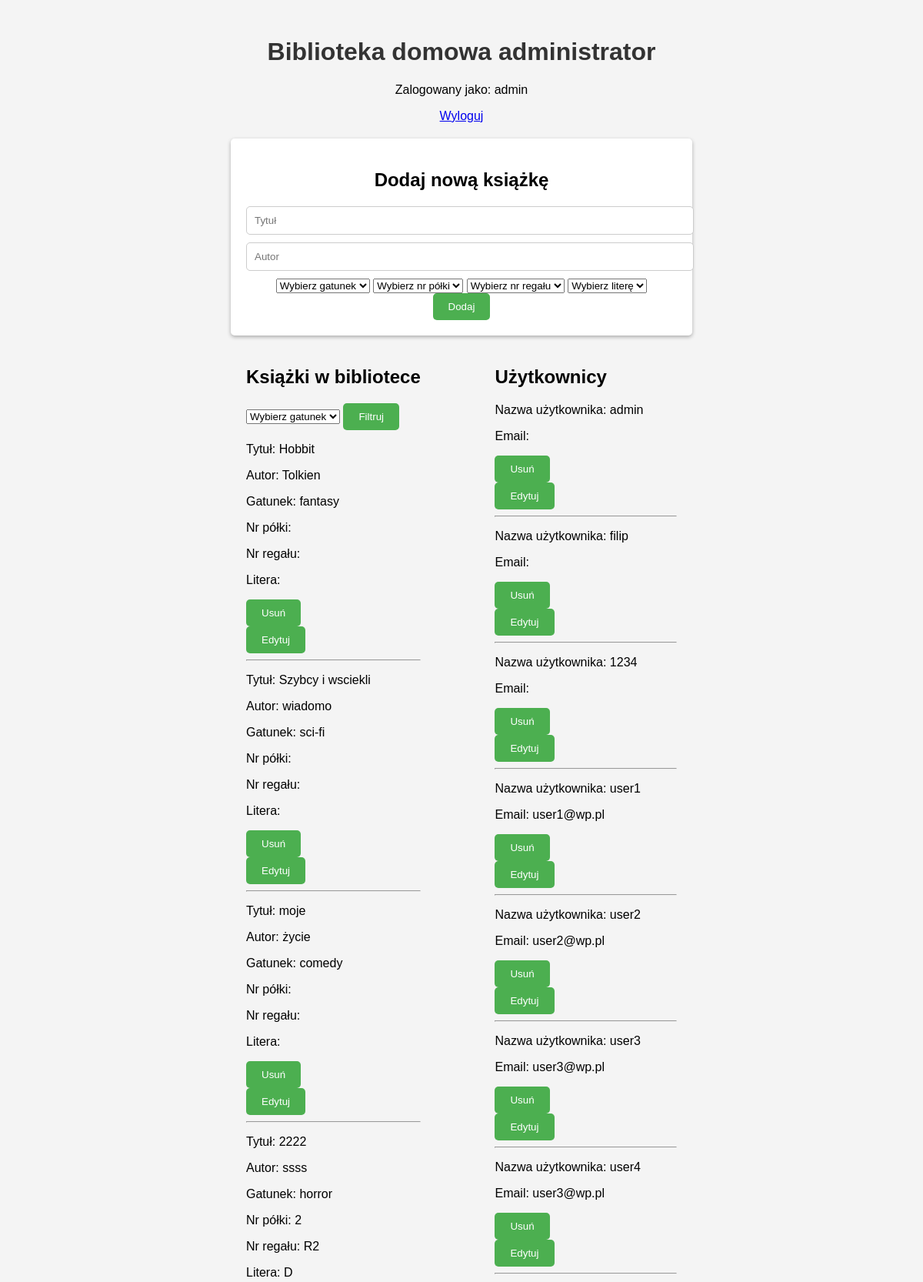
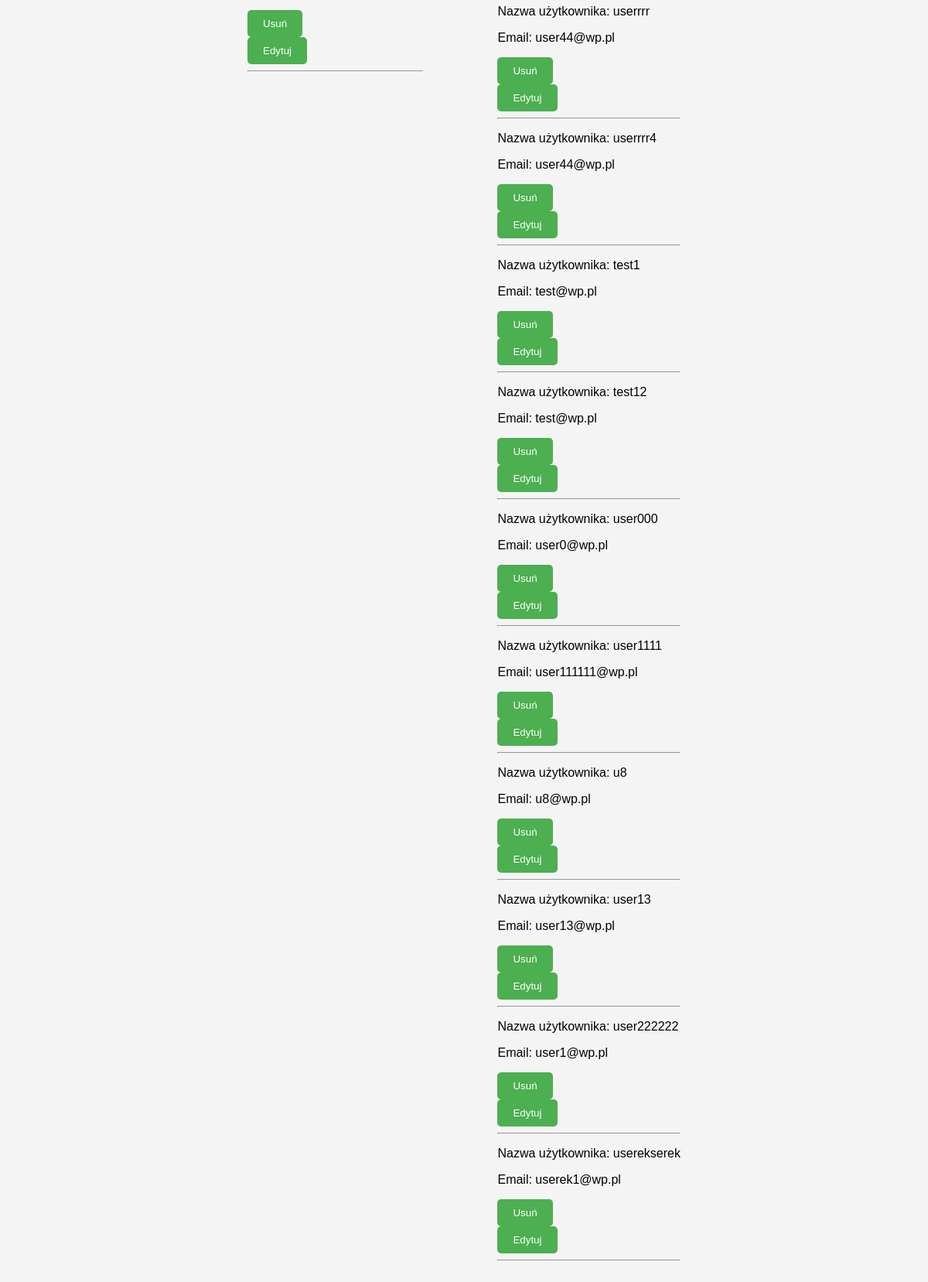
Page /library_admin.php (signed in) on the committed database (2 pictures, top to bottom).
### tables this page shows
CREATE TABLE `books` (
  `id` int(11) NOT NULL,
  `title` varchar(255) NOT NULL,
  `author` varchar(255) NOT NULL,
  `category` varchar(20) NOT NULL,
  `nr_polki` varchar(100) NOT NULL,
  `nr_regal` varchar(10) NOT NULL,
  `alphabet` varchar(5) NOT NULL
);

CREATE TABLE `users` (
  `id` int(11) NOT NULL,
  `username` varchar(255) NOT NULL,
  `email` varchar(60) NOT NULL,
  `password` varchar(255) NOT NULL,
  `role_id` tinyint(4) NOT NULL DEFAULT 1
);

### library_admin.php (the view, shortened to what this page needs)
<?php
$conn = new mysqli("localhost", "root", "", "library");
$sql = "SELECT * FROM books";
$result = $conn->query($sql);
$booksList = "";
if ($result->num_rows > 0) {
    while ($row = $result->fetch_assoc()) {
        $booksList .= "<p>Tytuł: " . $row["title"] . "</p>";
        $booksList .= "<p>Autor: " . $row["author"] . "</p>";
        $booksList .= "<p>Gatunek: " . $row["category"] . "</p>";
        $booksList .= "<p>Nr półki: " . $row["nr_polki"] . "</p>";
        $booksList .= "<p>Nr regału: " . $row["nr_regal"] . "</p>";
        $booksList .= "<p>Litera: " . $row["alphabet"] . "</p>";
        $booksList .= "<form action='library_admin.php' method='GET'>";
        $booksList .= "<input type='hidden' name='delete' value='" . $row["id"] . "'>";
        $booksList .= "<button type='submit' name='delete' >Usuń</button>";
        $booksList .= "</form>";
        $booksList .= "<button onclick='showEditForm(" . $row["id"] . ")'>Edytuj</button>";
        $booksList .= "<div id='edit-form-" . $row["id"] . "' style='display: none;'>";
        $booksList .= "<form action='library_admin.php' method='POST'>";
        $booksList .= "<input type='hidden' name='book-id' value='" . $row["id"] . "'>";
        $booksList .= "<input type='text' name='new-author' placeholder='Nowy autor'>";
        $booksList .= "<input type='text' name='new-title' placeholder='Nowy tytuł'>";
        $booksList .= "<select name='new-category'>";
        $booksList .= "<option value='' disabled selected>Wybierz gatunek</option>";
        $booksList .= "<option value='fantasy'>Fantasy</option>";
        $booksList .= "<option value='horror'>Horror</option>";
        $booksList .= "<option value='sci-fi'>Sci-fi</option>";
        $booksList .= "<option value='comedy'>Komedia</option>";
        $booksList .= "<option value='documentary'>Dokument</option>";
        $booksList .= "</select>";
        $booksList .= "<select name='new-nr_polki'>";
        $booksList .= "<option value='' disabled selected>Wybierz nr półki</option>";
        $booksList .= "<option value='1'>1</option>";
        $booksList .= "<option value='2'>2</option>";
        $booksList .= "<option value='3'>3</option>";
        $booksList .= "<option value='4'>4</option>";
        $booksList .= "<option value='5'>5</option>";
        $booksList .= "</select>";
        $booksList .= "<select name='new-nr_regal'>";
        $booksList .= "<option value='' disabled selected>Wybierz nr regału</option>";
        $booksList .= "<option value='R1'>R1</option>";
        $booksList .= "<option value='R2'>R2</option>";
        $booksList .= "<option value='R3'>R3</option>";
        $booksList .= "<option value='R4'>R4</option>";
        $booksList .= "<option value='R5'>R5</option>";
        $booksList .= "</select>";
        $booksList .= "<select name='new-alphabet'>";
        $booksList .= "<option value='' disabled selected>Wybierz litere</option>";
        $booksList .= "<option value='A'>A</option>";
        $booksList .= "<option value='B'>B</option>";
        $booksList .= "<option value='C'>C</option>";
        $booksList .= "<option value='D'>D</option>";
        $booksList .= "<option value='E'>E</option>";
        $booksList .= "</select>";
        $booksList .= "<button type='submit' name='edit'>Zapisz</button>";
        $booksList .= "</form>";
        $booksList .= "</div>";
        $booksList .= "<hr>";
    }
} else {
    $booksList = "Brak książek w bibliotece.";
}
$sql = "SELECT * FROM users";
$result = $conn->query($sql);
$usersList = "";
if ($result->num_rows > 0) {
    while ($row = $result->fetch_assoc()) {
        $usersList .= "<p>Nazwa użytkownika: " . $row["username"] . "</p>";
        $usersList .= "<p>Email: " . $row["email"] . "</p>";
        $usersList .= "<form action='library_admin.php?user_id=$row[id]' method='POST'>";
        $usersList .= "<input type='hidden' value='" . $row["id"] . "'>";
        $usersList .= "<button type='submit' name='delete-book' >Usuń</button>";
        $usersList .= "</form>";
        $usersList .= "<button onclick='showEditForm(" . $row["id"] . ")' name='edit-book'>Edytuj</button>";
        $usersList .= "<div id='edit-form-" . $row["id"] . "' style='display: none;'>";
        $usersList .= "<form action='library_admin.php' method='POST'>";
        $usersList .= "<input type='hidden' name='book-id' value='" . $row["id"] . "'>";
        $usersList .= "<input type='text' name='new-author' placeholder='Nowy username'>";
        $usersList .= "<input type='text' name='new-title' placeholder='Nowy email'>";
        $usersList .= "<button type='submit' name='edit'>Zapisz</button>";
        $usersList .= "</form>";
        $usersList .= "</div>";
        $usersList .= "<hr>";
    }
} else {
    $booksList = "Brak książek w bibliotece.";
}
?>
<!DOCTYPE html>
<html>
<head>
    <link rel="stylesheet" type="text/css" href="style.css">
</head>
<body>
    <div class="container">
        <h1>Biblioteka domowa administrator</h1>
        <p>Zalogowany jako: <?php echo $_SESSION["username"]; ?></p>
        <a href="library.php?logout=true">Wyloguj</a>
        <div class="form-container">
            <h2>Dodaj nową książkę</h2>
            <form action="library_admin.php" method="POST">
                <input type="text" name="title" placeholder="Tytuł" required>
                <input type="text" name="author" placeholder="Autor" required>
                <select name="category" required>
                    <option value="" disabled selected>Wybierz gatunek</option>
                </select>
                <select name="nr_polki" required>
                    <option value="" disabled selected>Wybierz nr półki</option>
                </select>
                <select name="nr_regal" required>
                    <option value="" disabled selected>Wybierz nr regału</option>
                </select>
                <select name="alphabet" required>
                    <option value="" disabled selected>Wybierz literę</option>
                </select>
                <button type="submit" name="submit">Dodaj</button>
            </form>
        </div>
        <div class="admin-container" style="float:left";>
            <h2>Książki w bibliotece</h2>
            <form action="library_admin.php" method="GET">
                <select name="category">
                    <option value="" disabled selected>Wybierz gatunek</option>
                </select>
                <button type="submit">Filtruj</button>
            </form>
            <?php echo $booksList; ?>
        </div>
        <div class="admin-container" style="float: right";>
            <h2>Użytkownicy</h2>
            <?php echo $usersList; ?>
    </div>
</body>
</html>

### style.css (style rules this page uses)
body { font-family: Arial, sans-serif; background-color: #f4f4f4; }
.container { max-width: 600px; margin: 0 auto; padding: 20px; text-align: center; justify-content: center; align-items: center; }
h1 { color: #333; }
.form-container { margin-top: 20px; background-color: #fff; padding: 20px; border-radius: 5px; box-shadow: 0 2px 5px rgba(0, 0, 0, 0.3); justify-content: center; }
.admin-container { max-width: 600px; margin: 0 auto; padding: 20px; text-align: left; justify-content: left; align-items: left; }
input[type="text"], input[type="password"], input[type="email"] { width: 100%; padding: 10px; margin-bottom: 10px; border-radius: 5px; border: 1px solid #ccc; }
button { background-color: #4caf50; color: #fff; padding: 10px 20px; border: none; border-radius: 5px; cursor: pointer; }

### rows in the picture
books: title "Hobbit", author "Tolkien", category "fantasy"
books: title "Szybcy i wsciekli", author "wiadomo", category "sci-fi"
books: title "moje", author "życie", category "comedy"
books: title "2222", author "ssss", category "horror", nr_polki "2", nr_regal "R2", alphabet "D"
users: username "admin"
users: username "filip"
users: username "1234"
users: username "user1", email "user1@wp.pl"
users: username "user2", email "user2@wp.pl"
users: username "user3", email "user3@wp.pl"
users: username "user4", email "user3@wp.pl"
users: username "userrrr", email "user44@wp.pl"
users: username "userrrr4", email "user44@wp.pl"
users: username "test1", email "test@wp.pl"
users: username "test12", email "test@wp.pl"
users: username "user000", email "user0@wp.pl"
users: username "user1111", email "user111111@wp.pl"
users: username "u8", email "u8@wp.pl"
users: username "user13", email "user13@wp.pl"
users: username "user222222", email "user1@wp.pl"
users: username "userekserek", email "userek1@wp.pl"

### other values in the picture
$_SESSION["username"] "admin"
